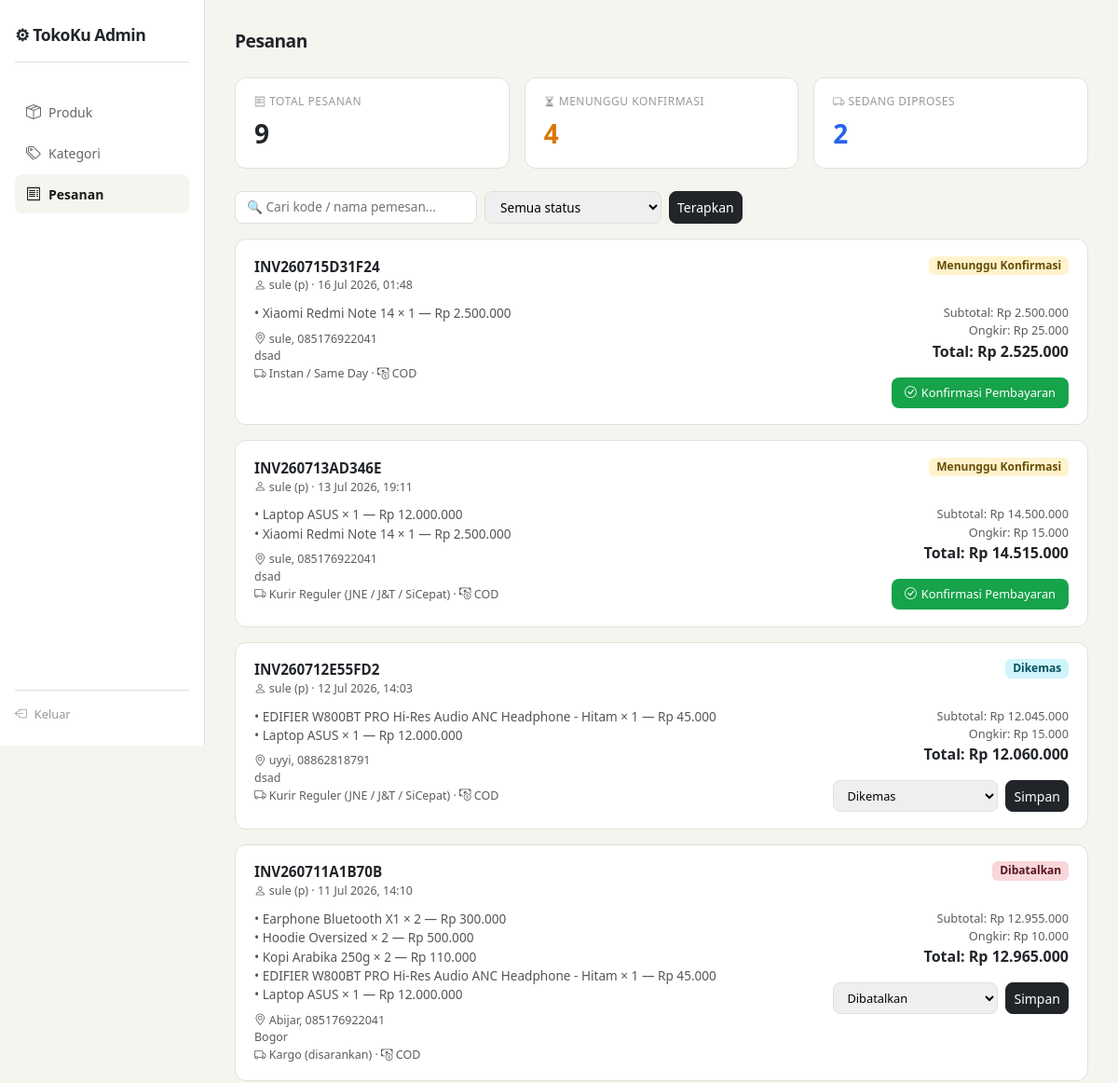
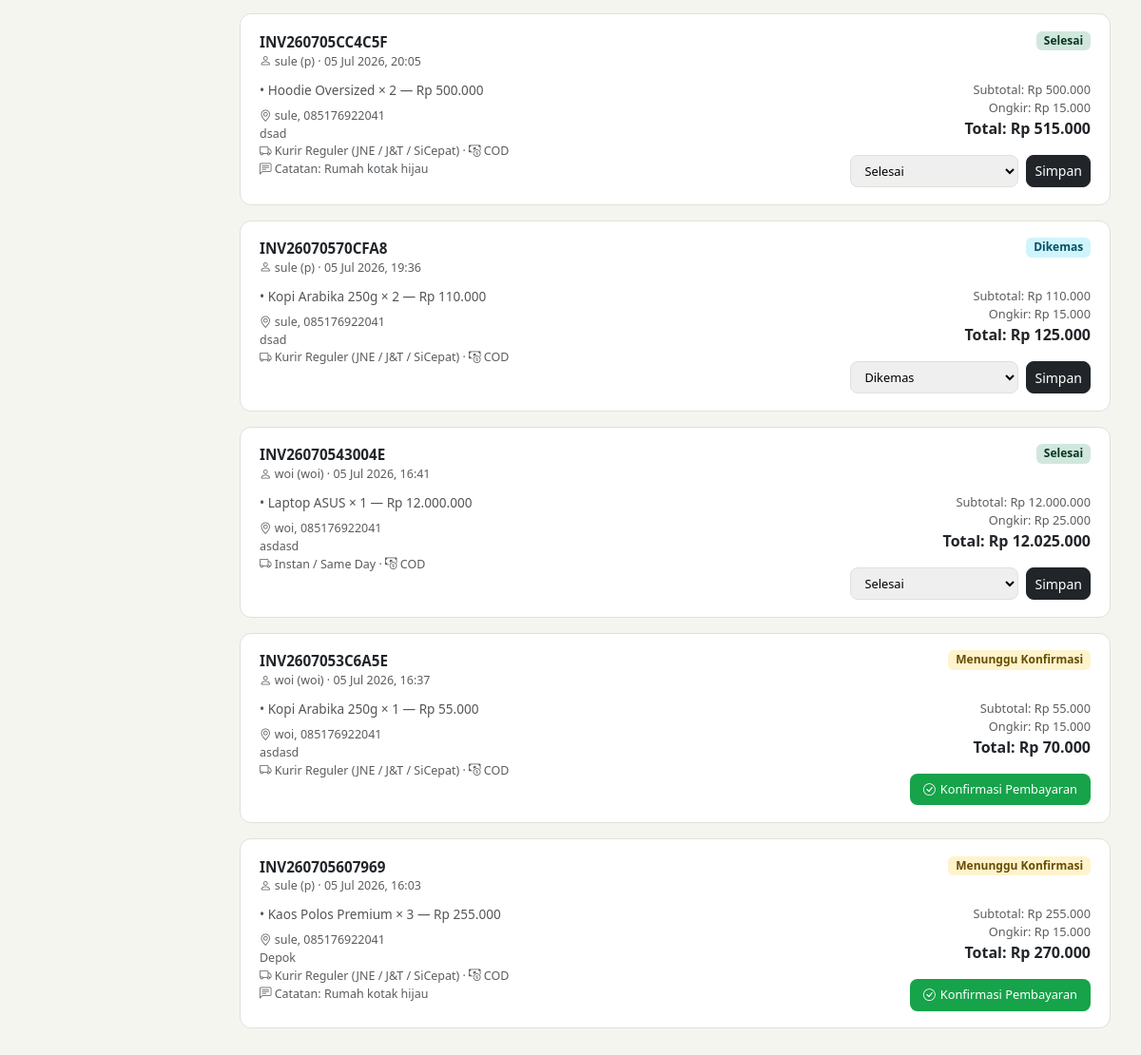
The app's page /admin/pesanan.php (signed in) with its own data (2 pictures, top to bottom).
### tables this page shows
CREATE TABLE `orders` (
  `id_order` int(11) NOT NULL,
  `id_user` int(11) NOT NULL,
  `kode_pesanan` varchar(20) NOT NULL,
  `nama_penerima` varchar(150) NOT NULL,
  `no_hp` varchar(25) NOT NULL,
  `alamat_pengiriman` text NOT NULL,
  `metode_pengiriman` varchar(30) NOT NULL,
  `label_pengiriman` varchar(100) NOT NULL,
  `ongkir` decimal(12,2) NOT NULL DEFAULT 0.00,
  `metode_pembayaran` varchar(20) NOT NULL DEFAULT 'COD',
  `catatan` text DEFAULT NULL,
  `subtotal_produk` decimal(12,2) NOT NULL DEFAULT 0.00,
  `total_bayar` decimal(12,2) NOT NULL DEFAULT 0.00,
  `status` varchar(30) NOT NULL DEFAULT 'Menunggu Konfirmasi',
  `created_at` datetime DEFAULT current_timestamp()
);

CREATE TABLE `user` (
  `id_user` int(11) NOT NULL,
  `nama` varchar(25) NOT NULL,
  `alamat` varchar(50) NOT NULL,
  `username` varchar(25) NOT NULL,
  `password` varchar(255) NOT NULL
);

CREATE TABLE `order_items` (
  `id_item` int(11) NOT NULL,
  `id_order` int(11) NOT NULL,
  `id_produk` int(11) NOT NULL,
  `nama_produk` varchar(200) NOT NULL,
  `harga_satuan` decimal(12,2) NOT NULL,
  `qty` int(11) NOT NULL,
  `subtotal` decimal(12,2) NOT NULL
);

### includes/functions.php (called while the page is built, shortened)
<?php
function formatRupiah($angka) {
    return 'Rp ' . number_format($angka, 0, ',', '.');
}

### admin/pesanan.php (the view, shortened to what this page needs)
<?php
require_once '../includes/db.php';
require_once '../includes/functions.php';
$statusOptions = ['Menunggu Konfirmasi', 'Dikemas', 'Dikirim', 'Selesai', 'Dibatalkan'];
$search = $_GET['q'] ?? '';
$sql = "SELECT o.*, u.nama AS nama_user, u.username
        FROM orders o
        JOIN user u ON o.id_user = u.id_user
        WHERE 1";
$params = [];
$sql .= " ORDER BY o.created_at DESC";
$stmt = $pdo->prepare($sql);
$stmt->execute($params);
$orders = $stmt->fetchAll();
$stmtItems = $pdo->prepare("SELECT * FROM order_items WHERE id_order = ?");
$total_pesanan = $pdo->query("SELECT COUNT(*) FROM orders")->fetchColumn();
$total_menunggu = $pdo->query("SELECT COUNT(*) FROM orders WHERE status = 'Menunggu Konfirmasi'")->fetchColumn();
$total_diproses = $pdo->query("SELECT COUNT(*) FROM orders WHERE status IN ('Dikemas','Dikirim')")->fetchColumn();
function statusBadgeAdmin($status) {
    $map = [
        'Menunggu Konfirmasi' => 'bg-warning-subtle text-warning-emphasis',
        'Dikemas'             => 'bg-info-subtle text-info-emphasis',
        'Dikirim'             => 'bg-primary-subtle text-primary-emphasis',
        'Selesai'             => 'bg-success-subtle text-success-emphasis',
        'Dibatalkan'          => 'bg-danger-subtle text-danger-emphasis',
    ];
    $class = $map[$status] ?? 'bg-secondary-subtle text-secondary-emphasis';
    return '<span class="badge ' . $class . '">' . htmlspecialchars($status) . '</span>';
}
?>
<!DOCTYPE html>
<html lang="id">
<head>
    <link href="https://cdn.jsdelivr.net/npm/bootstrap@5.3.0/dist/css/bootstrap.min.css" rel="stylesheet">
    <link href="https://cdn.jsdelivr.net/npm/bootstrap-icons@1.11.0/font/bootstrap-icons.css" rel="stylesheet">
</head>
<body>
<div class="sidebar">
    <div class="sidebar-logo">⚙ TokoKu Admin</div>
    <nav>
        <ul class="nav flex-column">
            <li class="nav-item">
                <a href="index.php">
                    <i class="bi bi-box-seam"></i> Produk
                </a>
            </li>
            <li class="nav-item">
                <a href="kategori.php">
                    <i class="bi bi-tags"></i> Kategori
                </a>
            </li>
            <li class="nav-item">
                <a href="pesanan.php" class="active">
                    <i class="bi bi-receipt"></i> Pesanan
                </a>
            </li>
        </ul>
    </nav>
    <div class="sidebar-footer">
        <a href="logout.php" class="d-flex align-items-center gap-2 text-decoration-none" style="color:#999;font-size:.8rem">
            <i class="bi bi-box-arrow-left"></i> Keluar
        </a>
    </div>
</div>
<div class="main">
    <div class="d-flex justify-content-between align-items-start mb-4">
        <div>
            <h1 class="page-title">Pesanan</h1>
        </div>
    </div>
    <div class="row g-3 mb-4">
        <div class="col-md-4">
            <div class="stat-card">
                <div class="stat-label"><i class="bi bi-receipt"></i> Total pesanan</div>
                <div class="stat-val"><?= $total_pesanan ?></div>
            </div>
        </div>
        <div class="col-md-4">
            <div class="stat-card">
                <div class="stat-label"><i class="bi bi-hourglass-split"></i> Menunggu konfirmasi</div>
                <div class="stat-val" style="color:#d97706"><?= $total_menunggu ?></div>
            </div>
        </div>
        <div class="col-md-4">
            <div class="stat-card">
                <div class="stat-label"><i class="bi bi-truck"></i> Sedang diproses</div>
                <div class="stat-val" style="color:#2563eb"><?= $total_diproses ?></div>
            </div>
        </div>
    </div>
    <form method="GET" class="d-flex gap-2 mb-3 flex-wrap">
        <input type="text" name="q" class="search-input" style="width:260px" placeholder="🔍 Cari kode / nama pemesan..." value="<?= htmlspecialchars($search) ?>">
        <select name="status" class="search-input" onchange="this.form.submit()">
            <option value="">Semua status</option>
        </select>
        <button type="submit" class="btn btn-sm btn-dark" style="border-radius:8px">Terapkan</button>
    </form>
    <?php foreach ($orders as $o): ?>
        <?php
            $stmtItems->execute([$o['id_order']]);
            $its = $stmtItems->fetchAll();
        ?>
        <div class="order-card">
            <div class="order-head">
                <div>
                    <div class="fw-bold" style="font-size:.95rem"><?= htmlspecialchars($o['kode_pesanan']) ?></div>
                    <div class="text-muted" style="font-size:.78rem">
                        <i class="bi bi-person"></i> <?= htmlspecialchars($o['nama_user']) ?> (<?= htmlspecialchars($o['username']) ?>)
                        &middot; <?= date('d M Y, H:i', strtotime($o['created_at'])) ?>
                    </div>
                </div>
                <?= statusBadgeAdmin($o['status']) ?>
            </div>
            <div class="row">
                <div class="col-md-7">
                    <?php foreach ($its as $it): ?>
                        <div class="order-item-line">• <?= htmlspecialchars($it['nama_produk']) ?> × <?= $it['qty'] ?> — <?= formatRupiah($it['subtotal']) ?></div>
                    <?php endforeach; ?>
                    <div class="text-muted mt-2" style="font-size:.78rem">
                        <i class="bi bi-geo-alt"></i> <?= htmlspecialchars($o['nama_penerima']) ?>, <?= htmlspecialchars($o['no_hp']) ?><br>
                        <?= htmlspecialchars($o['alamat_pengiriman']) ?><br>
                        <i class="bi bi-truck"></i> <?= htmlspecialchars($o['label_pengiriman']) ?>
                        &middot; <i class="bi bi-cash-coin"></i> <?= htmlspecialchars($o['metode_pembayaran']) ?>
                        <?php if (!empty($o['catatan'])): ?>
                            <br><i class="bi bi-chat-left-text"></i> Catatan: <?= htmlspecialchars($o['catatan']) ?>
                        <?php endif; ?>
                    </div>
                </div>
                <div class="col-md-5 text-md-end mt-3 mt-md-0">
                    <div style="font-size:.8rem" class="text-muted">Subtotal: <?= formatRupiah($o['subtotal_produk']) ?></div>
                    <div style="font-size:.8rem" class="text-muted">Ongkir: <?= formatRupiah($o['ongkir']) ?></div>
                    <div class="fw-bold mb-3" style="font-size:1rem">Total: <?= formatRupiah($o['total_bayar']) ?></div>
                    <div class="d-flex flex-column gap-2 align-items-md-end">
                        <?php if ($o['status'] === 'Menunggu Konfirmasi'): ?>
                            <form method="POST" onsubmit="return confirm('Konfirmasi pembayaran untuk pesanan <?= htmlspecialchars($o['kode_pesanan']) ?>?');">
                                <button type="submit" name="confirm_payment" class="btn-confirm">
                                    <i class="bi bi-check-circle"></i> Konfirmasi Pembayaran
                                </button>
                            </form>
                        <?php else: ?>
                            <form method="POST" class="d-flex gap-2">
                                <select name="status_baru" class="status-select">
                                    <?php foreach ($statusOptions as $s): ?>
                                        <option value="<?= htmlspecialchars($s) ?>" <?= $o['status'] === $s ? 'selected' : '' ?>><?= htmlspecialchars($s) ?></option>
                                    <?php endforeach; ?>
                                </select>
                                <button type="submit" name="update_status" class="btn btn-sm btn-dark" style="border-radius:8px">Simpan</button>
                            </form>
                        <?php endif; ?>
                    </div>
                </div>
            </div>
        </div>
    <?php endforeach; ?>
</div>
</body>
</html>

### admin/pesanan.php (style rules this page uses)
:root { --primary: #1a1a1a; --soft: #f5f5f0; --border: #e0e0da; }
body { background: var(--soft); font-family: 'Segoe UI', sans-serif; }
.sidebar { width: 220px; min-height: 100vh; background: #fff; border-right: 1px solid var(--border); position: fixed; top: 0; left: 0; padding: 1.5rem 1rem; display: flex; flex-direction: column; }
.sidebar-logo { font-weight: 800; font-size: 1.1rem; letter-spacing: -.5px; margin-bottom: 2rem; padding-bottom: 1rem; border-bottom: 1px solid var(--border); }
.nav-item a { display: flex; align-items: center; gap: 8px; padding: 9px 12px; border-radius: 8px; color: #666; font-size: .875rem; text-decoration: none; margin-bottom: 2px; }
.nav-item a:hover, .nav-item a.active { background: var(--soft); color: var(--primary); font-weight: 600; }
.nav-item a i { font-size: 1rem; }
.sidebar-footer { margin-top: auto; padding-top: 1rem; border-top: 1px solid var(--border); }
.main { margin-left: 220px; padding: 2rem; }
.page-title { font-size: 1.2rem; font-weight: 700; letter-spacing: -.5px; margin-bottom: .25rem; }
.stat-card { background: #fff; border: 1px solid var(--border); border-radius: 12px; padding: 1rem 1.25rem; }
.stat-label { font-size: .75rem; color: #999; text-transform: uppercase; letter-spacing: .5px; margin-bottom: .25rem; }
.stat-val { font-size: 1.75rem; font-weight: 800; letter-spacing: -1px; }
.search-input { border: 1px solid var(--border); border-radius: 8px; padding: 6px 12px; font-size: .85rem; }
.order-card { background: #fff; border: 1px solid var(--border); border-radius: 12px; padding: 1.1rem 1.25rem; margin-bottom: 1rem; }
.order-head { display: flex; justify-content: space-between; align-items: flex-start; flex-wrap: wrap; gap: 8px; margin-bottom: 10px; }
.order-item-line { font-size: .85rem; color: #555; }
.btn-confirm { background: #16a34a; color: #fff; border: none; border-radius: 8px; padding: 7px 14px; font-size: .8rem; display: inline-flex; align-items: center; gap: 5px; }
.status-select { border: 1px solid var(--border); border-radius: 8px; padding: 6px 10px; font-size: .8rem; }

### records on screen
orders: kode_pesanan "INV260715D31F24", id_user.nama "sule", id_user.username "p", created_at "16 Jul 2026, 01:48", status "Menunggu Konfirmasi", nama_penerima "sule", no_hp "085176922041", alamat_pengiriman "dsad", label_pengiriman "Instan / Same Day", metode_pembayaran "COD", subtotal_produk "Rp 2.500.000", ongkir "Rp 25.000", total_bayar "Rp 2.525.000"
order_items: nama_produk "Xiaomi Redmi Note 14", qty "1", subtotal "Rp 2.500.000"
orders: kode_pesanan "INV260713AD346E", id_user.nama "sule", id_user.username "p", created_at "13 Jul 2026, 19:11", status "Menunggu Konfirmasi", nama_penerima "sule", no_hp "085176922041", alamat_pengiriman "dsad", label_pengiriman "Kurir Reguler (JNE / J&T / SiCepat)", metode_pembayaran "COD", subtotal_produk "Rp 14.500.000", ongkir "Rp 15.000", total_bayar "Rp 14.515.000"
order_items: nama_produk "Laptop ASUS", qty "1", subtotal "Rp 12.000.000"
order_items: nama_produk "Xiaomi Redmi Note 14", qty "1", subtotal "Rp 2.500.000"
orders: kode_pesanan "INV260712E55FD2", id_user.nama "sule", id_user.username "p", created_at "12 Jul 2026, 14:03", status "Dikemas", nama_penerima "uyyi", no_hp "08862818791", alamat_pengiriman "dsad", label_pengiriman "Kurir Reguler (JNE / J&T / SiCepat)", metode_pembayaran "COD", subtotal_produk "Rp 12.045.000", ongkir "Rp 15.000", total_bayar "Rp 12.060.000", status_baru "Dikemas"
order_items: nama_produk "EDIFIER W800BT PRO Hi-Res Audio ANC Headphone - Hitam", qty "1", subtotal "Rp 45.000"
order_items: nama_produk "Laptop ASUS", qty "1", subtotal "Rp 12.000.000"
orders: kode_pesanan "INV260711A1B70B", id_user.nama "sule", id_user.username "p", created_at "11 Jul 2026, 14:10", status "Dibatalkan", nama_penerima "Abijar", no_hp "085176922041", alamat_pengiriman "Bogor", label_pengiriman "Kargo (disarankan)", metode_pembayaran "COD", subtotal_produk "Rp 12.955.000", ongkir "Rp 10.000", total_bayar "Rp 12.965.000", status_baru "Dibatalkan"
order_items: nama_produk "Earphone Bluetooth X1", qty "2", subtotal "Rp 300.000"
order_items: nama_produk "Hoodie Oversized", qty "2", subtotal "Rp 500.000"
order_items: nama_produk "Kopi Arabika 250g", qty "2", subtotal "Rp 110.000"
order_items: nama_produk "EDIFIER W800BT PRO Hi-Res Audio ANC Headphone - Hitam", qty "1", subtotal "Rp 45.000"
order_items: nama_produk "Laptop ASUS", qty "1", subtotal "Rp 12.000.000"
orders: kode_pesanan "INV260705CC4C5F", id_user.nama "sule", id_user.username "p", created_at "05 Jul 2026, 20:05", status "Selesai", nama_penerima "sule", no_hp "085176922041", alamat_pengiriman "dsad", label_pengiriman "Kurir Reguler (JNE / J&T / SiCepat)", metode_pembayaran "COD", catatan "Rumah kotak hijau", subtotal_produk "Rp 500.000", ongkir "Rp 15.000", total_bayar "Rp 515.000", status_baru "Selesai"
order_items: nama_produk "Hoodie Oversized", qty "2", subtotal "Rp 500.000"
orders: kode_pesanan "INV26070570CFA8", id_user.nama "sule", id_user.username "p", created_at "05 Jul 2026, 19:36", status "Dikemas", nama_penerima "sule", no_hp "085176922041", alamat_pengiriman "dsad", label_pengiriman "Kurir Reguler (JNE / J&T / SiCepat)", metode_pembayaran "COD", subtotal_produk "Rp 110.000", ongkir "Rp 15.000", total_bayar "Rp 125.000", status_baru "Dikemas"
order_items: nama_produk "Kopi Arabika 250g", qty "2", subtotal "Rp 110.000"
orders: kode_pesanan "INV26070543004E", id_user.nama "woi", id_user.username "woi", created_at "05 Jul 2026, 16:41", status "Selesai", nama_penerima "woi", no_hp "085176922041", alamat_pengiriman "asdasd", label_pengiriman "Instan / Same Day", metode_pembayaran "COD", subtotal_produk "Rp 12.000.000", ongkir "Rp 25.000", total_bayar "Rp 12.025.000", status_baru "Selesai"
order_items: nama_produk "Laptop ASUS", qty "1", subtotal "Rp 12.000.000"
orders: kode_pesanan "INV2607053C6A5E", id_user.nama "woi", id_user.username "woi", created_at "05 Jul 2026, 16:37", status "Menunggu Konfirmasi", nama_penerima "woi", no_hp "085176922041", alamat_pengiriman "asdasd", label_pengiriman "Kurir Reguler (JNE / J&T / SiCepat)", metode_pembayaran "COD", subtotal_produk "Rp 55.000", ongkir "Rp 15.000", total_bayar "Rp 70.000"
order_items: nama_produk "Kopi Arabika 250g", qty "1", subtotal "Rp 55.000"
orders: kode_pesanan "INV260705607969", id_user.nama "sule", id_user.username "p", created_at "05 Jul 2026, 16:03", status "Menunggu Konfirmasi", nama_penerima "sule", no_hp "085176922041", alamat_pengiriman "Depok", label_pengiriman "Kurir Reguler (JNE / J&T / SiCepat)", metode_pembayaran "COD", catatan "Rumah kotak hijau", subtotal_produk "Rp 255.000", ongkir "Rp 15.000", total_bayar "Rp 270.000"
order_items: nama_produk "Kaos Polos Premium", qty "3", subtotal "Rp 255.000"

### other values on screen
$total_pesanan "9"
$total_menunggu "4"
$total_diproses "2"
